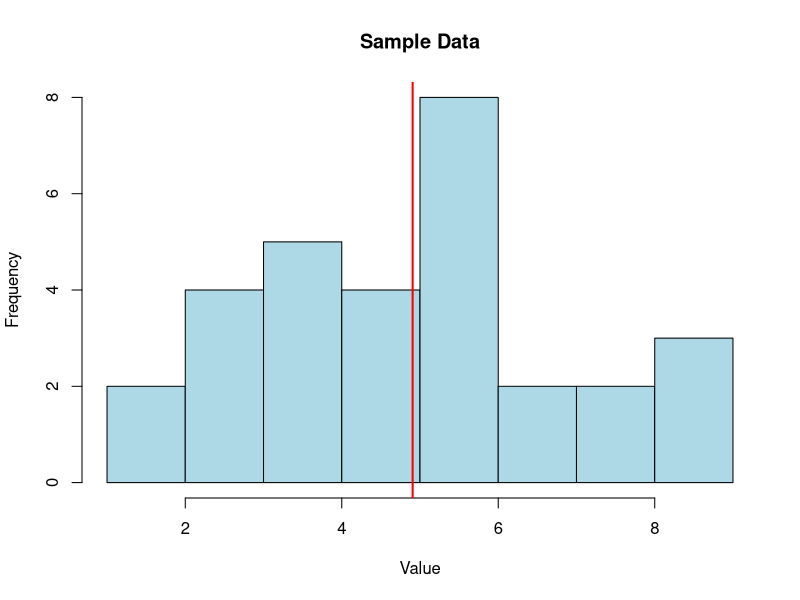

R code for this plot:
# E1-5: Estimate population parameters from sample data

set.seed(123)

n <- 30

# Generate sample data
sample_data <- rnorm(n, mean = 5, sd = 2)

# Calculate sample mean and variance
sample_mean <- mean(sample_data)
sample_var <- var(sample_data)

# 95% Confidence Interval for Mean
ci_mean <- t.test(sample_data)$conf.int

# 95% Confidence Interval for Variance
ci_var <- c(
  (n - 1) * sample_var / qchisq(0.975, n - 1),
  (n - 1) * sample_var / qchisq(0.025, n - 1)
)

# Display results
cat("Sample Mean:", sample_mean, "\n")
cat("Sample Variance:", sample_var, "\n")
cat("95% CI for Mean:", ci_mean, "\n")
cat("95% CI for Variance:", ci_var, "\n")


# Create PDF file
pdf("E1_5.pdf", width = 7, height = 5)

# Histogram
hist(sample_data,
     breaks = 10,
     col = "lightblue",
     main = "Sample Data",
     xlab = "Value")

# Show sample mean
abline(v = sample_mean,
       col = "red",
       lwd = 2)

# Close PDF
dev.off()



# # E1-5: Estimate population parameters from sample data

# set.seed(123)

# n <- 30

# # Generate sample data
# sample_data <- rnorm(n, mean = 5, sd = 2)

# # Calculate sample mean and variance
# sample_mean <- mean(sample_data)
# sample_var <- var(sample_data)

# # 95% CI for Mean
# ci_mean <- t.test(sample_data)$conf.int

# # 95% CI for Variance
# ci_var <- c(
#   (n - 1) * sample_var / qchisq(0.975, n - 1),
#   (n - 1) * sample_var / qchisq(0.025, n - 1)
# )

# # Display results
# cat("Sample Mean:", sample_mean, "\n")
# cat("Sample Variance:", sample_var, "\n")
# cat("95% CI for Mean:", ci_mean, "\n")
# cat("95% CI for Variance:", ci_var, "\n")


# # Histogram
# hist(sample_data,
#      breaks = 10,
#      probability = TRUE,
#      col = "lightblue",
#      main = "Sample Data with Normal Curve",
#      xlab = "Value")

# # Theoretical Normal Curve
# curve(dnorm(x, mean = 5, sd = 2),
#       add = TRUE,
#       col = "red",
#       lwd = 2)

# # Sample Mean Line
# abline(v = sample_mean,
#        col = "blue",
#        lwd = 2)

# # Legend
# legend("topright",
#        legend = c("Normal Curve", "Sample Mean"),
#        col = c("red", "blue"),
#        lwd = 2)
